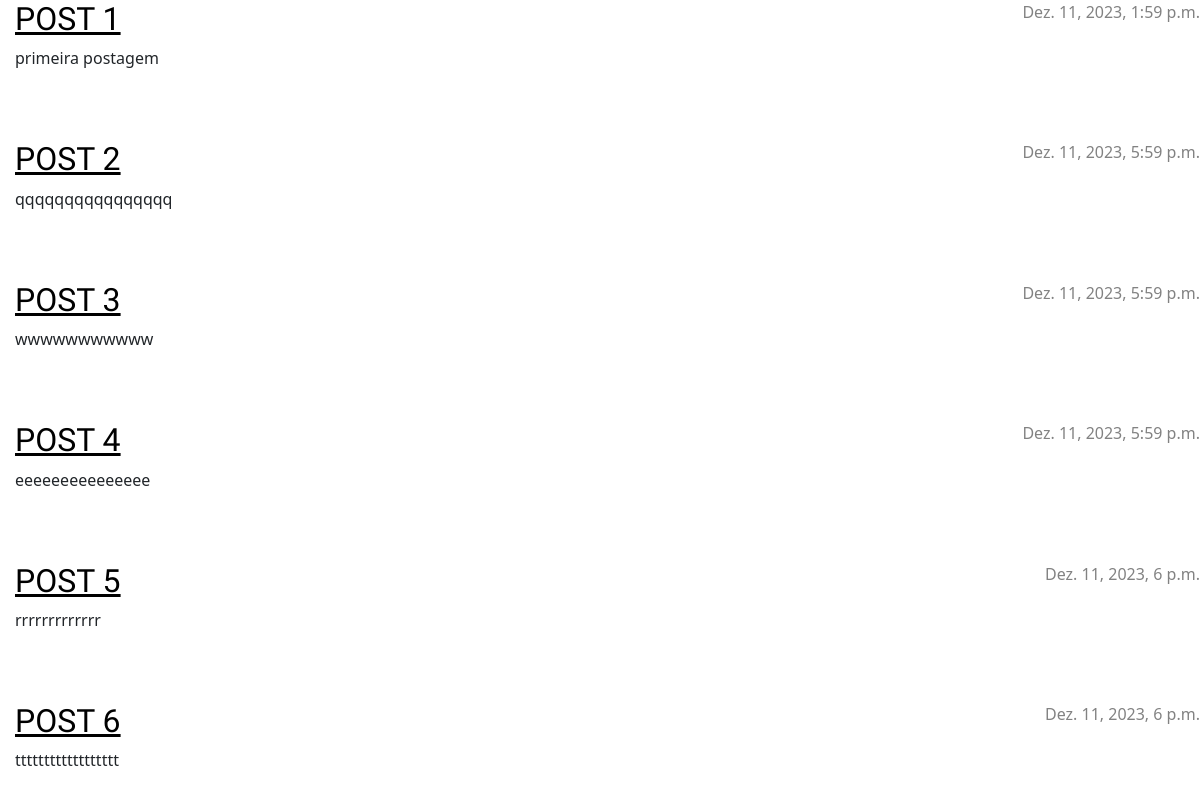
The page /blog/ on the database as committed earlier.
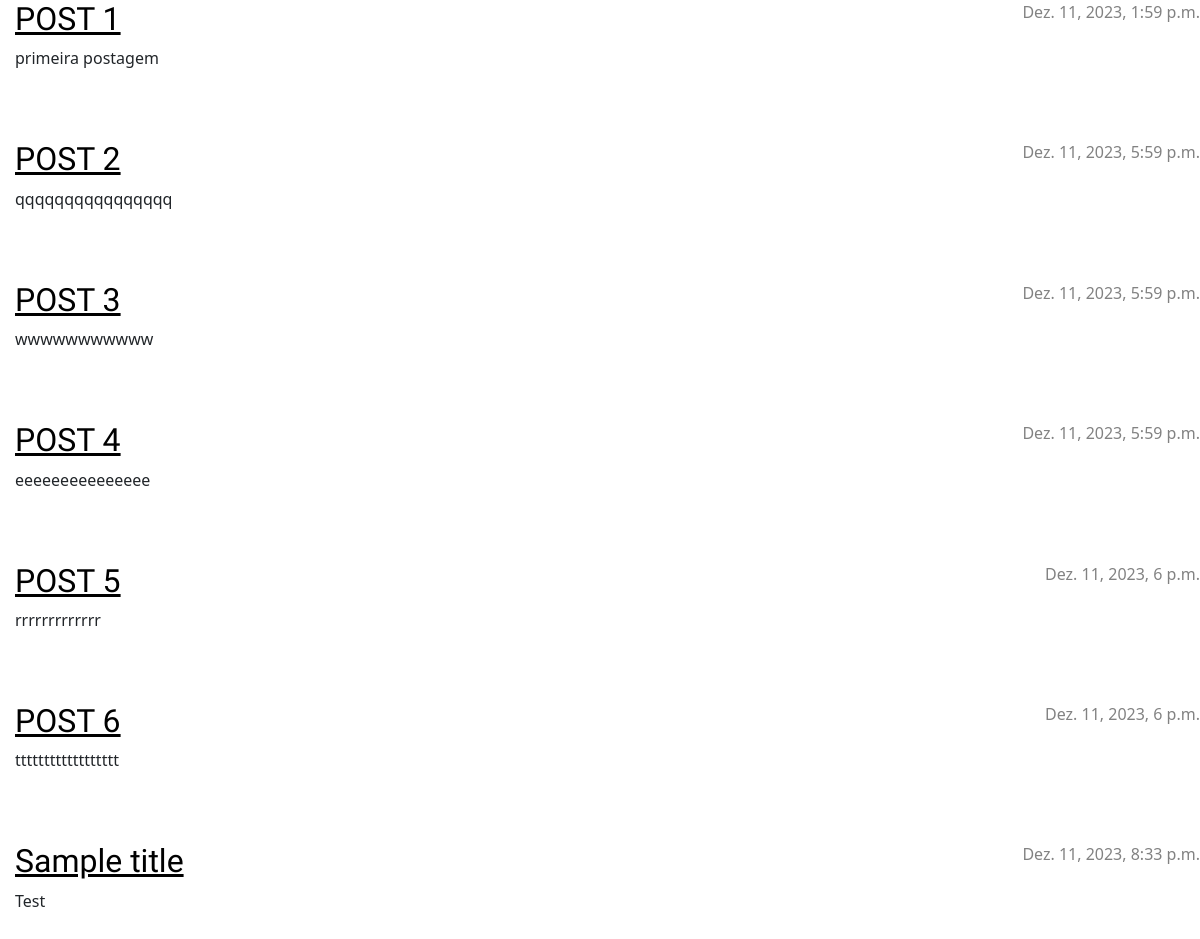
The same page on the database as committed later.
### blog/models.py (models this page shows, shortened)
class Post(models.Model):
    author = models.ForeignKey(settings.AUTH_USER_MODEL, on_delete=models.CASCADE)
    title = models.CharField(max_length=200)
    text = models.TextField()
    created_date = models.DateTimeField(default=timezone.now)
    published_date = models.DateTimeField(blank=True, null=True)

### blog/views.py (the view)
# urls.py: path('', views.post_list, name='post_list'),
def post_list(request):
    posts = Post.objects.filter(published_date__lte=timezone.now()).order_by('published_date')
    return render(request, 'blog/post_list.html', {'posts': posts})

### blog/templates/blog/post_list.html (shortened to what this page needs)
{% load static %}
<!DOCTYPE html>
<html>
    <head>
        <link rel="stylesheet" href="https://cdn.jsdelivr.net/npm/bootstrap@5.1.3/dist/css/bootstrap.min.css">
        <link rel="stylesheet" href="{% static 'css/blog.css' %}">
    </head>
    <body>
            {% block content %}
               {% for post in posts %}
                  <article class="post">
                      <time class="date">
                          {{ post.published_date }}
                      </time>
                      <h2><a href="{% url 'post_detail' pk=post.pk %}">{{ post.title }}</a></h2>
                      <p>{{ post.text|linebreaksbr }}</p>
                  </article>
              {% endfor %}
             {% endblock %}
    </body>
</html>

Rows that differ between the two databases and show on the page:
added Post: published_date "Dez. 11, 2023, 8:33 p.m.", title "Sample title", text "Test"
